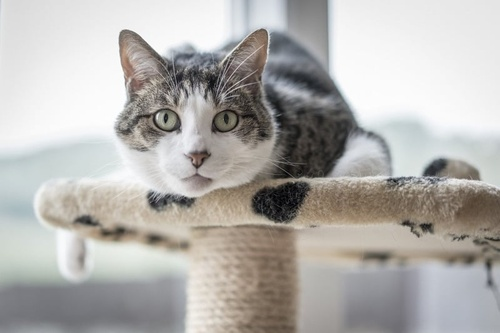
#> input picture cat1.jpg, 500 x 333 px, shrunk from 800 x 533 before the run
$ python kedi_yuzu_tanima.py
#> lines starting #> are read from the running program, lines starting #| are printed output that depends on the picture; after the words box and inside, x2 and y2 are one past the last pixel; in counts of white or black regions, pixels touching at a corner belong together
import cv2
import os

"""files = os.listdir()
#print(files)

img_path_list = []
for f in files:
    if f.endswith(".jpg"):
        img_path_list.append(f)

print(img_path_list)"""

spesific_files = {"cats.jpg", "cat1.jpg", "cat2.jpg"}

files = os.listdir()

img_path_list = [f for f in files if f in spesific_files]

print(img_path_list)

for J in img_path_list:
    print(J)
    image = cv2.imread(J)
#> image is the input picture: shape (333, 500, 3); mean B, G, R 173.5, 176.6, 178.8


    gray = cv2.cvtColor(image, cv2.COLOR_BGR2GRAY)
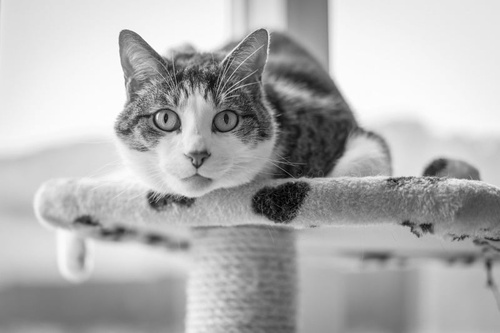
#> gray: shape (333, 500); min 0, max 255, mean 176.9

    detector = cv2.CascadeClassifier("haarcascade_frontalcatface.xml")
    rects = detector.detectMultiScale(gray, scaleFactor = 1.045, minNeighbors = 3)
#> rects = [[132, 69, 126, 126]]

    for (i, (x, y, w, h)) in enumerate(rects):
        cv2.rectangle(image, (x,y), (x+w, y+h), (0, 255, 0), 2)
        cv2.putText(image, "Kedi{}".format(i+ 1), (x, y-10), cv2.FONT_HERSHEY_SIMPLEX, 0.55, (0, 255, 255), 2)
#> this loop made 1 pass
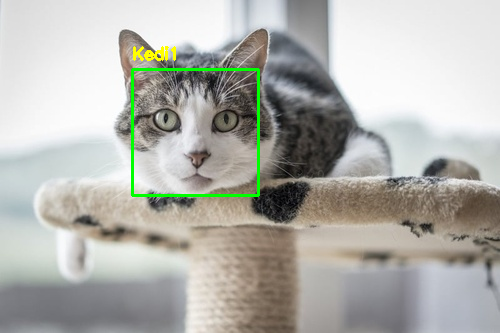
#> image: shape (333, 500, 3); 1.12% of pixels changed, all inside (x1, y1, x2, y2) = (131, 46, 260, 197)


    cv2.imshow(J, image)
    if cv2.waitKey(0) & 0xFF == ord("q"): continue
#> (key q is pressed here)
#> pass 2 of the loop `for J in img_path_list:`:
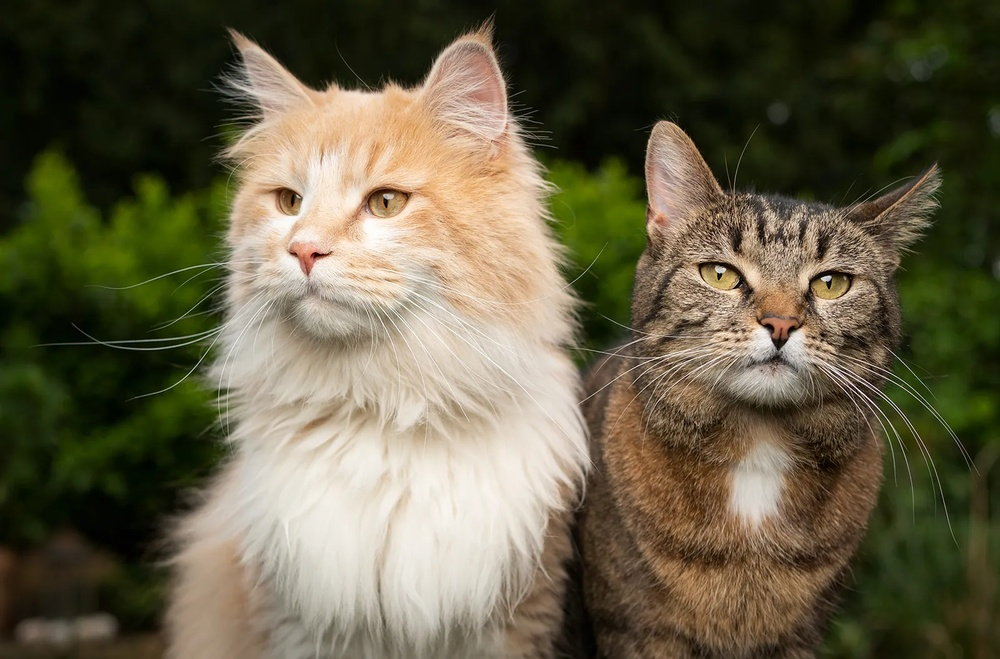
#> input picture cat2.jpg, 1000 x 659 px, shrunk from 1600 x 1054 before the run
#> image is the input picture: shape (659, 1000, 3); mean B, G, R 70.8, 94.9, 101.4
#> `gray = cv2.cvtColor(image, cv2.COLOR_BGR2GRAY)`:
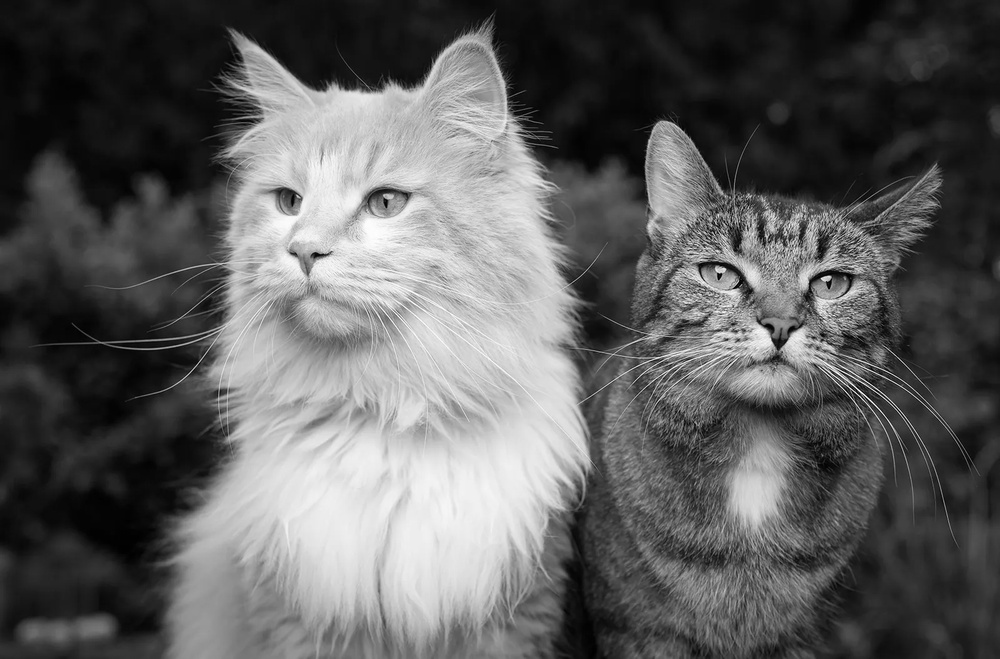
#> gray: shape (659, 1000); min 0, max 255, mean 94.1
#> rects = [[257, 344, 124, 124], [217, 106, 229, 229]]
#> the loop `for (i, (x, y, w, h)) in enumerate(rects):` made 2 passes
#> after the loop `for (i, (x, y, w, h)) in enumerate(rects):`:
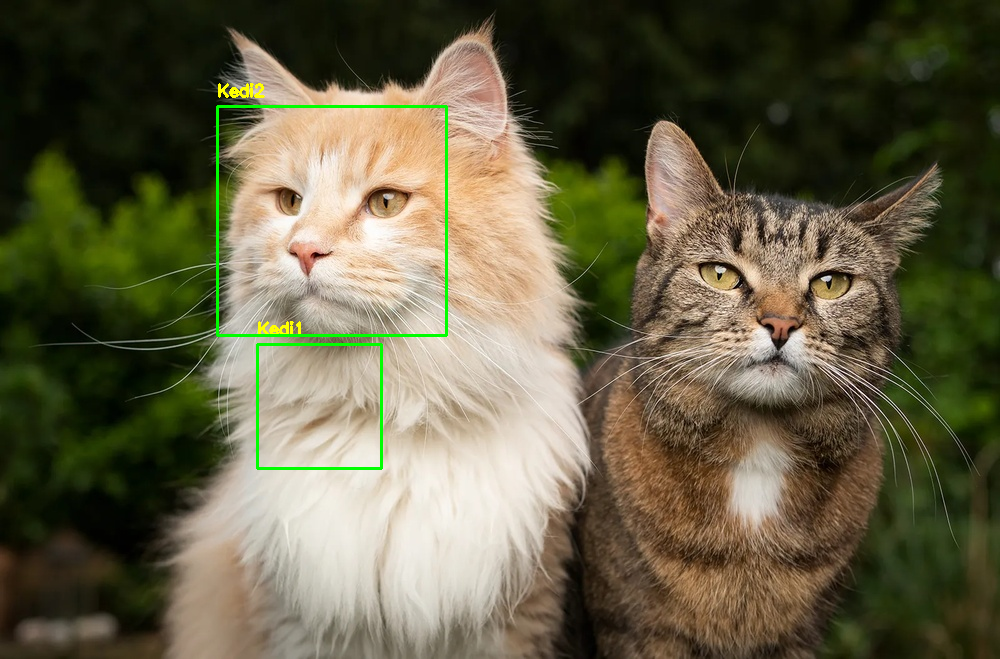
#> image: shape (659, 1000, 3); 0.75% of pixels changed, all inside (x1, y1, x2, y2) = (216, 83, 448, 470)
#> (key Esc is pressed here)
#> pass 3 of the loop `for J in img_path_list:`:
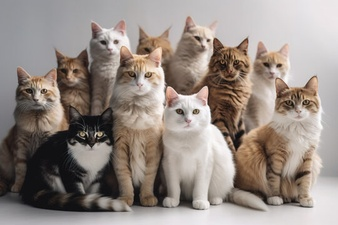
#> input picture cats.jpg, 338 x 225 px, shrunk from 540 x 360 before the run
#> image is the input picture: shape (225, 338, 3); mean B, G, R 132.5, 139.1, 149.6
#> `gray = cv2.cvtColor(image, cv2.COLOR_BGR2GRAY)`:
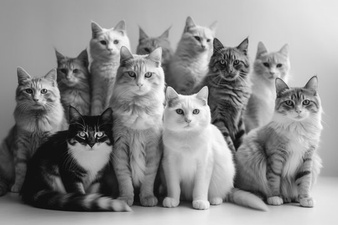
#> gray: shape (225, 338); min 7, max 255, mean 141.5
#> rects = [[95, 30, 30, 30], [213, 50, 33, 33], [55, 59, 30, 30], [20, 78, 33, 33], [278, 87, 39, 39], [256, 52, 32, 32], [168, 96, 39, 39], [119, 58, 41, 41], [70, 119, 42, 42]]
#> the loop `for (i, (x, y, w, h)) in enumerate(rects):` made 9 passes
#> after the loop `for (i, (x, y, w, h)) in enumerate(rects):`:
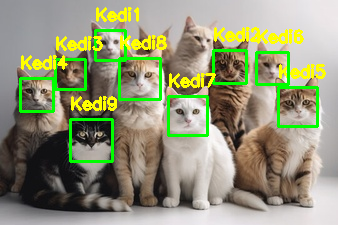
#> image: shape (225, 338, 3); 9.39% of pixels changed, all inside (x1, y1, x2, y2) = (19, 7, 326, 163)
